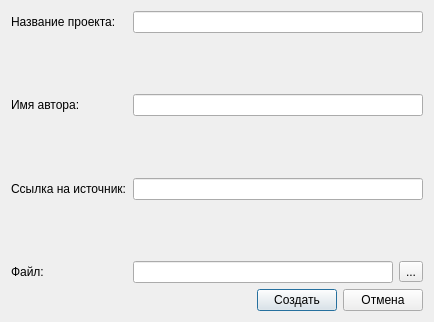
<?xml version="1.0" encoding="UTF-8"?>
<ui version="4.0">
 <class>Dialog</class>
 <widget class="QDialog" name="Dialog">
  <property name="geometry">
   <rect>
    <x>0</x>
    <y>0</y>
    <width>434</width>
    <height>322</height>
   </rect>
  </property>
  <property name="windowTitle">
   <string>Dialog</string>
  </property>
  <property name="modal">
   <bool>true</bool>
  </property>
  <layout class="QGridLayout" name="gridLayout">
   <item row="0" column="0">
    <layout class="QFormLayout" name="formLayout">
     <item row="0" column="0">
      <widget class="QLabel" name="projectNameLabel">
       <property name="text">
        <string>Название проекта: </string>
       </property>
      </widget>
     </item>
     <item row="0" column="1">
      <widget class="QLineEdit" name="projectNameLineEdit"/>
     </item>
     <item row="1" column="0">
      <spacer name="verticalSpacer">
       <property name="orientation">
        <enum>Qt::Vertical</enum>
       </property>
       <property name="sizeHint" stdset="0">
        <size>
         <width>20</width>
         <height>17</height>
        </size>
       </property>
      </spacer>
     </item>
     <item row="1" column="1">
      <spacer name="verticalSpacer_2">
       <property name="orientation">
        <enum>Qt::Vertical</enum>
       </property>
       <property name="sizeHint" stdset="0">
        <size>
         <width>20</width>
         <height>17</height>
        </size>
       </property>
      </spacer>
     </item>
     <item row="2" column="0">
      <widget class="QLabel" name="authorNameLabel">
       <property name="text">
        <string>Имя автора: </string>
       </property>
      </widget>
     </item>
     <item row="2" column="1">
      <widget class="QLineEdit" name="authorNameLineEdit"/>
     </item>
     <item row="3" column="0">
      <spacer name="verticalSpacer_3">
       <property name="orientation">
        <enum>Qt::Vertical</enum>
       </property>
       <property name="sizeHint" stdset="0">
        <size>
         <width>20</width>
         <height>17</height>
        </size>
       </property>
      </spacer>
     </item>
     <item row="3" column="1">
      <spacer name="verticalSpacer_4">
       <property name="orientation">
        <enum>Qt::Vertical</enum>
       </property>
       <property name="sizeHint" stdset="0">
        <size>
         <width>20</width>
         <height>17</height>
        </size>
       </property>
      </spacer>
     </item>
     <item row="4" column="0">
      <widget class="QLabel" name="sourceLinkLabel">
       <property name="text">
        <string>Ссылка на источник:</string>
       </property>
      </widget>
     </item>
     <item row="4" column="1">
      <widget class="QLineEdit" name="sourceLinkLineEdit"/>
     </item>
     <item row="5" column="0">
      <spacer name="verticalSpacer_5">
       <property name="orientation">
        <enum>Qt::Vertical</enum>
       </property>
       <property name="sizeHint" stdset="0">
        <size>
         <width>20</width>
         <height>17</height>
        </size>
       </property>
      </spacer>
     </item>
     <item row="5" column="1">
      <spacer name="verticalSpacer_6">
       <property name="orientation">
        <enum>Qt::Vertical</enum>
       </property>
       <property name="sizeHint" stdset="0">
        <size>
         <width>20</width>
         <height>17</height>
        </size>
       </property>
      </spacer>
     </item>
     <item row="6" column="0">
      <widget class="QLabel" name="filePathLabel">
       <property name="text">
        <string>Файл: </string>
       </property>
      </widget>
     </item>
     <item row="6" column="1">
      <layout class="QHBoxLayout" name="horizontalLayout">
       <item>
        <widget class="QLineEdit" name="filePathLineEdit">
         <property name="autoFillBackground">
          <bool>false</bool>
         </property>
         <property name="readOnly">
          <bool>true</bool>
         </property>
        </widget>
       </item>
       <item>
        <widget class="QToolButton" name="filePathToolButton">
         <property name="text">
          <string>...</string>
         </property>
         <property name="icon">
          <iconset>
           <normaloff>icons/open_ico.png</normaloff>icons/open_ico.png</iconset>
         </property>
         <property name="toolButtonStyle">
          <enum>Qt::ToolButtonIconOnly</enum>
         </property>
        </widget>
       </item>
      </layout>
     </item>
    </layout>
   </item>
   <item row="1" column="0">
    <layout class="QHBoxLayout" name="horizontalLayout_2">
     <item>
      <spacer name="horizontalSpacer">
       <property name="orientation">
        <enum>Qt::Horizontal</enum>
       </property>
       <property name="sizeHint" stdset="0">
        <size>
         <width>40</width>
         <height>20</height>
        </size>
       </property>
      </spacer>
     </item>
     <item>
      <widget class="QPushButton" name="createPushButton">
       <property name="text">
        <string>Создать</string>
       </property>
      </widget>
     </item>
     <item>
      <widget class="QPushButton" name="cancelPushButton">
       <property name="text">
        <string>Отмена</string>
       </property>
      </widget>
     </item>
    </layout>
   </item>
  </layout>
 </widget>
 <resources/>
 <connections/>
</ui>
